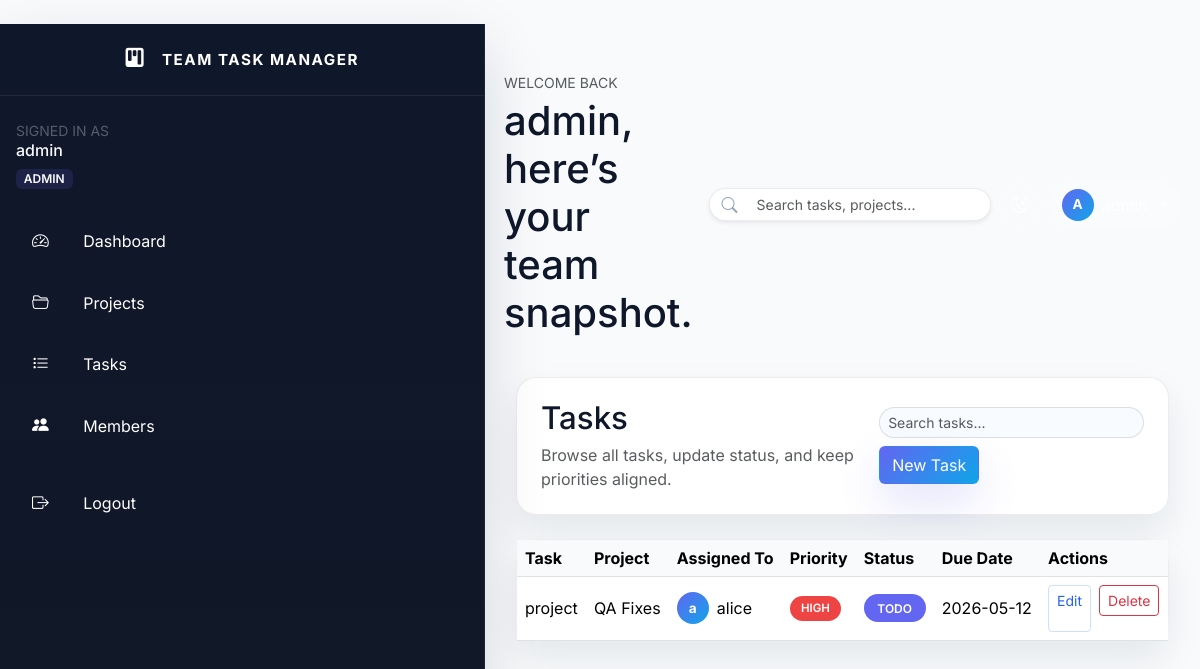
Page /tasks (signed in) on the committed database.
### models.py (models this page shows, shortened)
class User(db.Model):
    __tablename__ = 'users'
    id = db.Column(db.Integer, primary_key=True)
    username = db.Column(db.String(80), nullable=False, unique=True)
    email = db.Column(db.String(120), nullable=False, unique=True)
    password = db.Column(db.String(255), nullable=False)
    role = db.Column(db.String(20), nullable=False, default=ROLE_MEMBER)
    created_at = db.Column(db.DateTime, default=datetime.utcnow)
    projects = db.relationship('Project', backref='creator', lazy=True)
    assigned_tasks = db.relationship(
        'Task',
        backref='assignee',
        lazy=True,
        foreign_keys='Task.assigned_to'
    )

class Task(db.Model):
    __tablename__ = 'tasks'
    id = db.Column(db.Integer, primary_key=True)
    title = db.Column(db.String(150), nullable=False)
    description = db.Column(db.Text, nullable=True)
    status = db.Column(db.String(20), nullable=False, default='TODO')
    priority = db.Column(db.String(20), nullable=False, default='MEDIUM')
    due_date = db.Column(db.Date, nullable=True)
    assigned_to = db.Column(db.Integer, db.ForeignKey('users.id'), nullable=True)
    project_id = db.Column(db.Integer, db.ForeignKey('projects.id'), nullable=False)
    created_at = db.Column(db.DateTime, default=datetime.utcnow)

class Project(db.Model):
    __tablename__ = 'projects'
    id = db.Column(db.Integer, primary_key=True)
    title = db.Column(db.String(150), nullable=False)
    description = db.Column(db.Text, nullable=True)
    created_by = db.Column(db.Integer, db.ForeignKey('users.id'), nullable=False)
    created_at = db.Column(db.DateTime, default=datetime.utcnow)
    tasks = db.relationship('Task', backref='project', lazy=True, cascade='all, delete-orphan')

### routes/dashboard.py (the view)
@main_bp.route('/tasks')
@login_required
def tasks():
    user = current_user()
    if user.role == ROLE_ADMIN:
        tasks = Task.query.order_by(Task.due_date.asc()).all()
    else:
        tasks = Task.query.filter_by(assigned_to=user.id).order_by(Task.due_date.asc()).all()
    projects = Project.query.order_by(Project.title).all()
    members = User.query.filter(User.role == ROLE_MEMBER).order_by(User.username).all()
    return render_template('tasks.html', tasks=tasks, projects=projects, members=members, today=date.today())

### app.py (called while the page is built)
def create_app():
    app = Flask(__name__, static_folder='static', template_folder='templates')
    app.config['SECRET_KEY'] = os.environ.get('SECRET_KEY', 'dev-secret-key')
    database_url = os.environ.get('DATABASE_URL')
    if database_url:
        app.config['SQLALCHEMY_DATABASE_URI'] = database_url
    else:
        sqlite_path = Path(app.root_path) / 'team_task_manager.db'
        app.config['SQLALCHEMY_DATABASE_URI'] = f'sqlite:///{sqlite_path}'
    app.config['SQLALCHEMY_TRACK_MODIFICATIONS'] = False
    db.init_app(app)
    app.register_blueprint(auth_bp)
    app.register_blueprint(main_bp)
    @app.context_processor
    def inject_user():
        return {'current_user': auth_current_user()}
    with app.app_context():
        init_db()
        seed_data()
    @app.route('/')
    def home():
        return redirect(url_for('main.dashboard'))
    return app

### routes/auth.py (called while the page is built)
def current_user():
    user_id = session.get('user_id')
    if not user_id:
        return None
    return User.query.get(user_id)

### routes/dashboard.py (called while the page is built)
def current_user():
    user_id = session.get('user_id')
    if user_id:
        return User.query.get(user_id)
    return None

def login_required(view):
    @wraps(view)
    def wrapped(*args, **kwargs):
        if not session.get('user_id'):
            flash('Please log in to continue.', 'warning')
            return redirect(url_for('auth.login'))
        return view(*args, **kwargs)
    return wrapped

@main_bp.app_context_processor
def inject_user():
    return {'current_user': current_user()}

### templates/tasks.html (shortened to what this page needs)
﻿{% extends 'base.html' %}
{% block content %}
<div class="page-title-bar mb-4">
  <div>
    <h2>Tasks</h2>
    <p class="text-muted">Browse all tasks, update status, and keep priorities aligned.</p>
  </div>
  <div class="d-flex gap-2 flex-wrap">
    <input id="task-search" type="search" class="form-control form-control-sm" placeholder="Search tasks..." style="min-width:260px;">
    <a href="{{ url_for('main.create_task') }}" class="btn btn-primary">New Task</a>
  </div>
</div>
<div class="card glass-panel">
  <div class="table-responsive">
    <table id="tasks-table" class="table table-hover mb-0 align-middle table-sticky">
      <thead>
        <tr>
          <th>Task</th>
          <th>Project</th>
          <th>Assigned To</th>
          <th>Priority</th>
          <th>Status</th>
          <th>Due Date</th>
          <th>Actions</th>
        </tr>
      </thead>
      <tbody>
        {% for task in tasks %}
        <tr>
          <td>{{ task.title }}</td>
          <td>{{ task.project.title }}</td>
          <td>
            {% if task.assignee %}
            <div class="d-flex align-items-center gap-2">
              <span class="avatar avatar-sm">{{ task.assignee.username[:1] }}</span>
              <span>{{ task.assignee.username }}</span>
            </div>
            {% else %}
            <span class="badge badge-pill bg-secondary text-white">Unassigned</span>
            {% endif %}
          </td>
          <td><span class="task-priority {% if task.priority == 'LOW' %}priority-low{% elif task.priority == 'MEDIUM' %}priority-medium{% else %}priority-high{% endif %}">{{ task.priority }}</span></td>
          <td><span class="status-pill {% if task.status == 'DONE' %}done{% elif task.status == 'IN_PROGRESS' %}in-progress{% else %}todo{% endif %}">{{ task.status.replace('_',' ') }}</span></td>
          <td>{{ task.due_date or 'No due date' }}</td>
          <td>
            {% if current_user.role == 'ADMIN' %}
            <div class="d-flex gap-2 flex-wrap">
              <a href="{{ url_for('main.edit_task', task_id=task.id) }}" class="btn btn-sm btn-outline-primary">Edit</a>
              <form method="post" action="{{ url_for('main.delete_task', task_id=task.id) }}" class="d-inline-block" onsubmit="return confirmDelete();">
                <button type="submit" class="btn btn-sm btn-outline-danger">Delete</button>
              </form>
            </div>
            {% endif %}
          </td>
        </tr>
        {% else %}
        <tr><td colspan="7" class="text-center p-4 text-muted">No tasks to display. Create a new task to get started.</td></tr>
        {% endfor %}
      </tbody>
    </table>
  </div>
</div>
{% endblock %}

### templates/base.html (shortened to what this page needs)
<!doctype html>
<html lang="en">
  <head>
    <link href="https://cdn.jsdelivr.net/npm/bootstrap@5.3.2/dist/css/bootstrap.min.css" rel="stylesheet">
    <link rel="stylesheet" href="https://cdn.jsdelivr.net/npm/bootstrap-icons@1.11.3/font/bootstrap-icons.css">
    <link rel="stylesheet" href="{{ url_for('static', filename='css/style.css') }}" />
  </head>
  <body class="{{ 'auth-body' if not current_user else '' }}">
    {% if current_user %}
    <div class="app-shell">
      <nav class="sidebar bg-dark text-white">
        <div class="sidebar-header text-center py-4">
          <a class="navbar-brand text-white" href="{{ url_for('main.dashboard') }}">
            <i class="bi bi-kanban-fill"></i>
            Team Task Manager
          </a>
        </div>
        <div class="sidebar-content px-3">
          <div class="mb-4">
            <p class="mb-0 text-uppercase small text-secondary opacity-75">Signed in as</p>
            <h6 class="mb-1">{{ current_user.username }}</h6>
            <span class="badge bg-gradient-primary mt-1">{{ current_user.role }}</span>
          </div>
          <ul class="nav flex-column">
            <li class="nav-item"><a class="nav-link text-white" href="{{ url_for('main.dashboard') }}"><i class="bi bi-speedometer2 me-3"></i><span>Dashboard</span></a></li>
            {% if current_user.role == 'ADMIN' %}
            <li class="nav-item"><a class="nav-link text-white" href="{{ url_for('main.projects') }}"><i class="bi bi-folder2-open me-3"></i><span>Projects</span></a></li>
            <li class="nav-item"><a class="nav-link text-white" href="{{ url_for('main.tasks') }}"><i class="bi bi-list-task me-3"></i><span>Tasks</span></a></li>
            <li class="nav-item"><a class="nav-link text-white" href="{{ url_for('main.members') }}"><i class="bi bi-people-fill me-3"></i><span>Members</span></a></li>
            {% else %}
            <li class="nav-item"><a class="nav-link text-white" href="{{ url_for('main.tasks') }}"><i class="bi bi-list-task me-3"></i><span>My Tasks</span></a></li>
            {% endif %}
            <li class="nav-item mt-3"><a class="nav-link text-white" href="{{ url_for('auth.logout') }}"><i class="bi bi-box-arrow-right me-3"></i><span>Logout</span></a></li>
          </ul>
        </div>
      </nav>
      <main class="content bg-surface">
        <div class="top-navbar d-flex flex-column flex-md-row align-items-start align-items-md-center justify-content-between gap-3 mb-4">
          <div class="d-flex align-items-center gap-3">
            <div>
              <p class="mb-1 text-uppercase small text-muted">Welcome back</p>
              <h1 class="mb-0">{{ current_user.username }}, here’s your team snapshot.</h1>
            </div>
          </div>
          <div class="d-flex align-items-center gap-2">
            <div class="search-bar input-group shadow-sm">
              <span class="input-group-text bg-transparent border-0"><i class="bi bi-search"></i></span>
              <input id="global-search" type="search" class="form-control form-control-sm border-0 bg-white bg-opacity-10 text-dark" placeholder="Search tasks, projects...">
            </div>
            <button id="darkModeToggle" class="btn btn-icon btn-soft-white"><i class="bi bi-moon-stars"></i></button>
            <div class="dropdown">
              <button class="btn btn-soft-white dropdown-toggle d-flex align-items-center gap-2" type="button" data-bs-toggle="dropdown" aria-expanded="false">
                <span class="avatar avatar-sm">{{ current_user.username[0]|upper }}</span>
                <span class="d-none d-sm-inline">{{ current_user.username }}</span>
              </button>
            </div>
          </div>
        </div>
        <div class="container-fluid py-0">
          {% block content %}{% endblock %}
        </div>
      </main>
    </div>
    {% endif %}
  </body>
</html>

### rows in the picture
User: username "admin", role "ADMIN", username "A"
Task: title "project", project "QA Fixes", assignee "a", assignee.username "alice", priority "HIGH", status.replace "TODO", due_date "2026-05-12"
